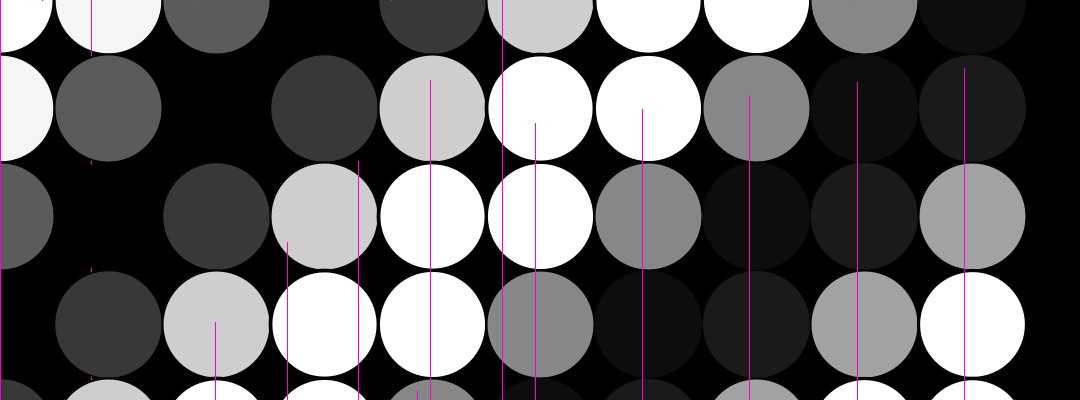
Frame 1 (no input)
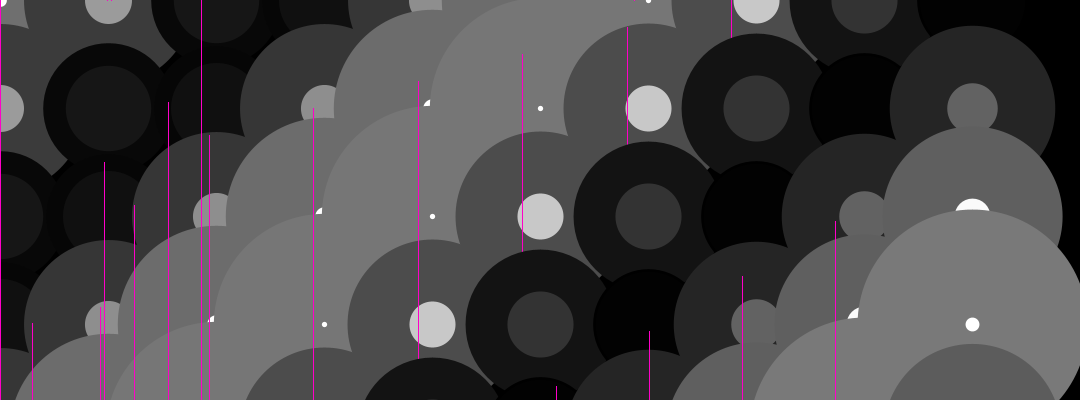
Frame 60 (the mouse pressed at the canvas centre just before this capture)
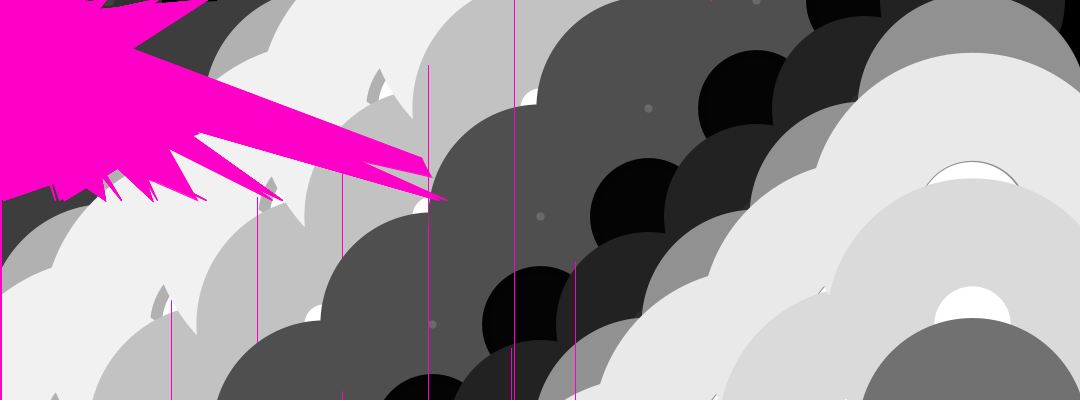
Frame 120 (the mouse held since frame 60 and released just before this capture)

The Processing sketch that drew these frames (run headless with seeded random() and noise(); from frame 60 on, the mouse is pressed at the canvas centre):

// Processing sketch: processing_43493
// ── processing_43493.pde

Mitra[][] myMitra;

int cols =10;
int rows =10;


void setup(){
  frameRate(60);

  
 
  size(1080,400);
  myMitra = new Mitra [cols][rows];
  for( int i =0; i< cols; i++) {
    for ( int j =0;j<rows; j++) {
      myMitra [i][j] = new Mitra( i*(width/10),j*(width/10),width/10,width/10,i+j,1);
    }
  }
}

void draw(){
   
  
  smooth();
  background(0);
 
  
  for ( int i=0;i<cols;i++) {
    for (int j=0;j<rows;j++) {
  
  myMitra[i][j].oscillate();
  myMitra[i] [j].display();
   
 
  
    }
  }
}

class Mitra {
  float x,y;
  float w,h;
  float angle;
  float col;
  
  Mitra ( float tempX,float tempY,float tempW, float tempH, float tempAngle,float tempCol) {
    
   x= tempX;
   y= tempY;
   w= tempW;
   h=tempH;
   angle = tempAngle;
   col=tempCol;
   
  }

void oscillate (){
  angle+= 0.01;
}
void display () {
  col+=(1); {
  if (col> 200) {
  col-=(1);
  }
 
  
  
  fill(160+160*cos(angle));
  strokeWeight(col+col*cos(angle)*cos(angle)*cos(angle));
  stroke (col+col*cos(angle));
  ellipse (x,y,w,h);
 
}

  strokeWeight (1);
  stroke(255,0,200);
  fill(255,0,200);
  triangle (mouseX*cos(angle)*cos(angle)*cos(angle),mouseY,width*(7/10*cos(angle)*tan(angle)),(height/5)*cos(angle),width*(3/5)*cos(angle)*cos(angle),tan(3));
  triangle (mouseX*sin(angle)*sin(angle)*cos(angle),0,mouseX*(7/10*cos(angle)*cos(angle)),(mouseY/5)*cos(angle),mouseY*(3/5)*cos(angle)*cos(angle),height/3);
  triangle (mouseX* sin(angle)*sin(angle)*cos(angle),mouseY,width*(7/10*cos(angle)*cos(angle)),(height/5)*tan(angle),mouseY*cos(angle)*cos(angle),height/3);
 


  
 
  

 rect (x*sin(angle),y*cos(angle),w*sin(angle)*0.000006,h*cos(angle)/0.000006);

}
}
